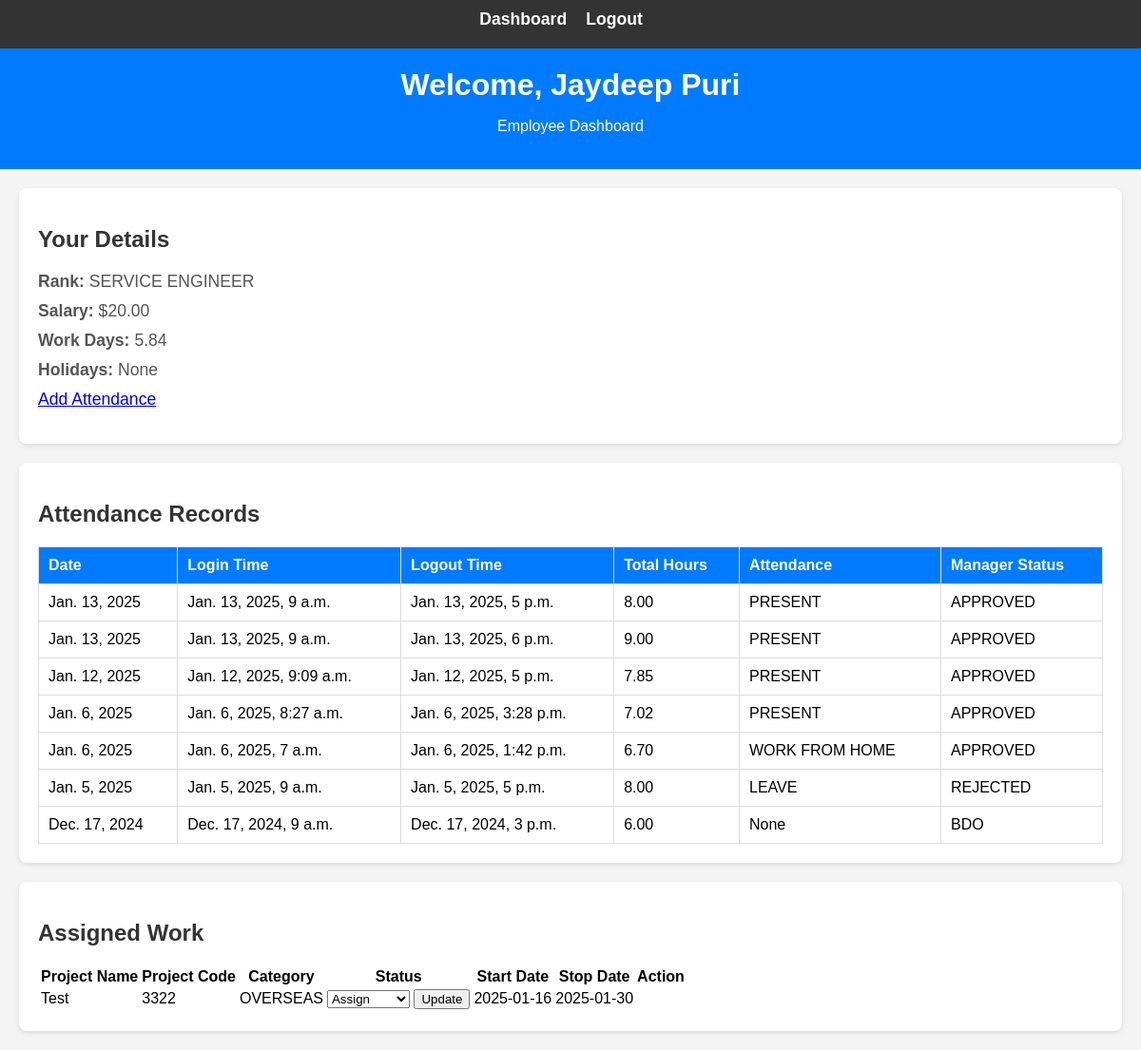
/employee/dashboard/ (signed in), run on an earlier commit of the app's database.
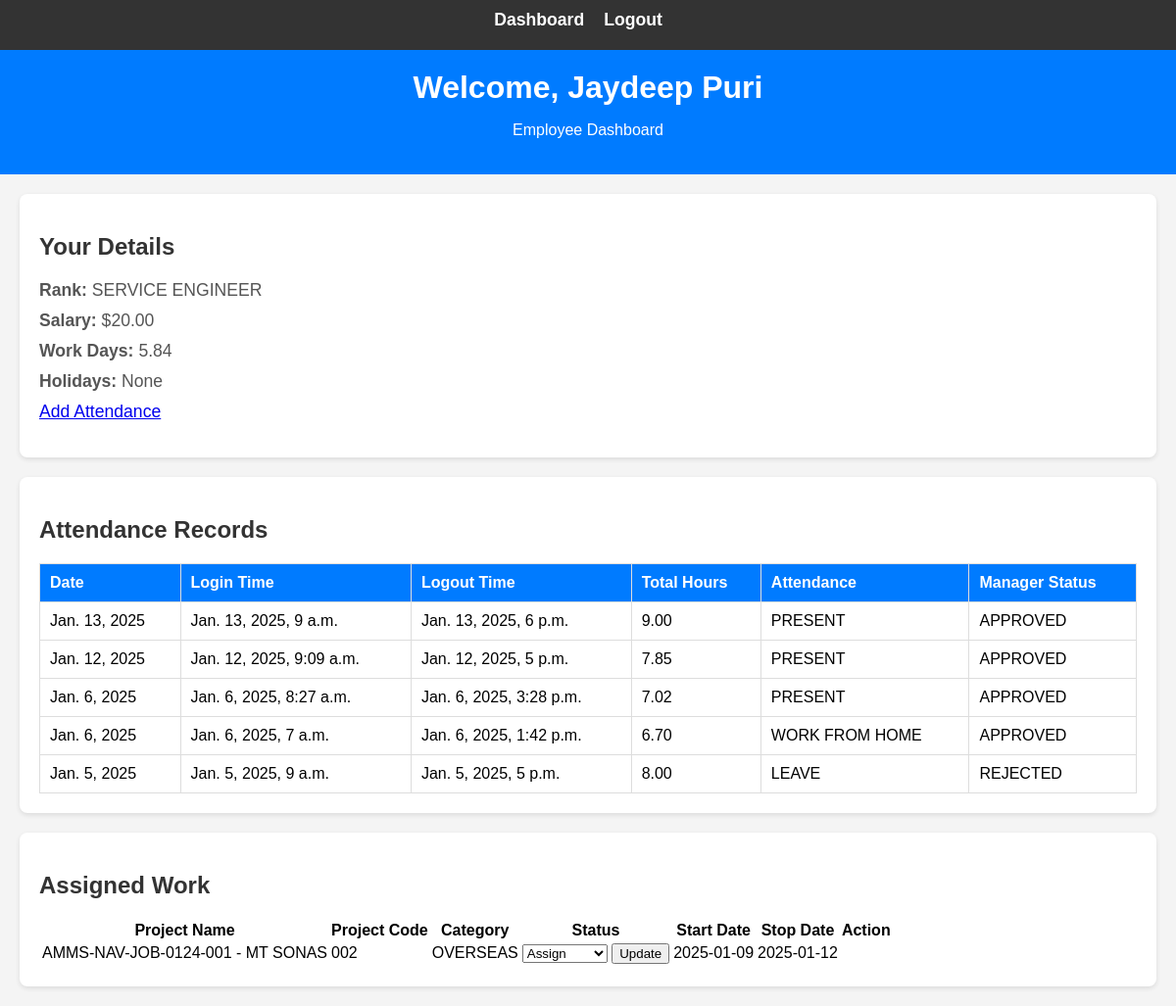
And on a later commit of the database.
### Admin/models.py (models this page shows, shortened)
class Attendance(models.Model):
    LOCATION_CHOICES = [
        ('DMC', 'DMC Warehouse'),
        ('FUJ', 'FUJ'),
        ('KFK', 'KFK'),
        ('ABU', 'Abu Dhabi'),
        ('BDO', 'Bur Dubai Office'),
        ('OVERSEAS', 'Overseas'),
    ]
    STATUS_CHOICES = [
        ('PENDING', 'Pending'),
        ('APPROVED', 'Approved'),
        ('REJECTED', 'Rejected'),
    ]
    ATTENDANCE_STATUS = [
        ('PRESENT', 'Present'),
        ('LEAVE', 'Leave'),
        ('WORK FROM HOME', 'Work from Home'),
        ('SICK LEAVE', 'Sick Leave'),
        ('ANNUAL LEAVE', 'Annual Leave'),
        ('CASUAL LEAVE', 'Casual Leave'),
    ]
    employee = models.ForeignKey(
        Employee, related_name='attendance_set', on_delete=models.CASCADE
    )
    project = models.ForeignKey(
        'Project', on_delete=models.SET_NULL, null=True, blank=True, related_name='attendance_set'
    )  # New field added
    login_time = models.DateTimeField(null=True, blank=True)
    log_out_time = models.DateTimeField(null=True, blank=True)
    total_hours_of_work = models.DecimalField(max_digits=10, decimal_places=2, null=True, blank=True)
    location = models.CharField(max_length=20, choices=LOCATION_CHOICES, null=True, blank=True)
    attendance_status = models.CharField(max_length=20, choices=ATTENDANCE_STATUS, null=True, blank=True)
    status = models.CharField(max_length=10, choices=STATUS_CHOICES, default='PENDING')
    rejection_reason = models.TextField(null=True, blank=True)
    rejected_by = models.ForeignKey(User, on_delete=models.SET_NULL, null=True, blank=True, related_name='rejected_attendance')
    travel_in_time = models.DateTimeField(null=True, blank=True)
    travel_out_time = models.DateTimeField(null=True, blank=True)

class ProjectAssignment(models.Model):
    project = models.ForeignKey('Project', on_delete=models.CASCADE)
    employee = models.ForeignKey('Employee', on_delete=models.CASCADE, default=1)
    time_start = models.DateField()
    time_stop = models.DateField()

class Project(models.Model):
    STATUS_CHOICES = [
        ('PENDING', 'Pending'),
        ('ASSIGN', 'Assign'),
        ('ONGOING', 'Ongoing'),
        ('HOLD', 'Hold'),
        ('CANCELLED', 'Cancelled'),
        ('COMPLETED', 'Completed'),
    ]
    CATEGORY_CHOICES = [
        ('OVERSEAS', 'Overseas'),
        ('ANCHORAGE', 'Anchorage'),
        ('HOLIDAY_WORKING', 'Holiday Working'),
    ]
    name = models.CharField(max_length=255)
    code = models.CharField(max_length=100, unique=True)
    purchase_and_expenses = models.DecimalField(
        max_digits=12, decimal_places=2, default=0.00)
    invoice_amount = models.DecimalField(
        max_digits=12, decimal_places=2, default=0.00)
    currency_code = models.CharField(max_length=10, default="USD")
    status = models.CharField(
        max_length=100, choices=STATUS_CHOICES, default='PENDING')
    category = models.CharField(
        max_length=50, choices=CATEGORY_CHOICES, default='OVERSEAS')  # New field added
    from decimal import Decimal

### employee_data/views.py (the view)
# urls.py: path('dashboard/', views.employee_dashboard, name='employee_dashboard'),
@login_required
def employee_dashboard(request):
    employee = get_object_or_404(Employee, user=request.user)
    attendance_records = Attendance.objects.filter(employee=employee).order_by('-login_time')
    assigned_work = ProjectAssignment.objects.filter(employee=employee)
    context = {
        'employee': employee,
        'attendance_records': attendance_records,
        'assigned_work': assigned_work,
    }
    return render(request, 'employee/employee_dashboard.html', context)

### templates/employee/employee_dashboard.html (shortened to what this page needs)
{% load static %}
<!DOCTYPE html>
<html lang="en">
<head>
    <link rel="stylesheet" href="{% static 'assets/css/dashboard.css' %}">
</head>
<body>
    <nav>
        <ul>
            <li><a href="{% url 'employee_dashboard' %}">Dashboard</a></li>
            <li><a href="{% url 'custom_logout' %}">Logout</a></li>
        </ul>
    </nav>
    <header>
        <h1>Welcome, {{ employee.user.first_name }} {{ employee.user.last_name }}</h1>
        <p>Employee Dashboard</p>
    </header>
    <section>
        <h2>Your Details</h2>
        <div class="employee-details">
            <ul>
                <li><strong>Rank:</strong> {{ employee.rank }}</li>
                <li><strong>Salary:</strong> ${{ employee.salary }}</li>
                <li><strong>Work Days:</strong> {{ employee.work_days }}</li>
                <li><strong>Holidays:</strong> {{ employee.holidays }}</li>
                <li><a href="{% url 'submit_attendance_request' %}">Add Attendance</a></li>
            </ul>
        </div>
    </section>
    <section>
        <h2>Attendance Records</h2>
        <table class="attendance-table">
            <thead>
                <tr>
                    <th>Date</th>
                    <th>Login Time</th>
                    <th>Logout Time</th>
                    <th>Total Hours</th>
                    <th>Attendance</th>
                    <th>Manager Status</th>
                </tr>
            </thead>
            <tbody>
                {% for record in attendance_records %}
                <tr>
                    <td>{{ record.login_time.date }}</td>
                    <td>{{ record.login_time }}</td>
                    <td>{{ record.log_out_time }}</td>
                    <td>{{ record.total_hours_of_work }}</td>
                    <td>{{ record.attendance_status }}</td>
                    <td>{{ record.status }}</td>
                </tr>
                {% empty %}
                <tr>
                    <td colspan="6">No attendance records found.</td>
                </tr>
                {% endfor %}
            </tbody>
        </table>
    </section>
    <section>
        <h2>Assigned Work</h2>
        <table>
            <thead>
                <tr>
                    <th>Project Name</th>
                    <th>Project Code</th>
                    <th>Category</th>
                    <th>Status</th>
                    <th>Start Date</th>
                    <th>Stop Date</th>
                    <th>Action</th>
                </tr>
            </thead>
            <tbody>
                {% for assignment in assigned_work %}
                <tr>
                    <td>{{ assignment.project.name }}</td>
                    <td>{{ assignment.project.code }}</td>
                    <td>{{ assignment.project.category }}</td>
                    <td>
                        <form method="post" action="{% url 'update_project_status' assignment.project.id %}">
                            <select name="status">
                                {% for key, value in assignment.project.STATUS_CHOICES %}
                                <option value="{{ key }}" {% if key == assignment.project.status %}selected{% endif %}>
                                    {{ value }}
                                </option>
                                {% endfor %}
                            </select>
                            <button type="submit">Update</button>
                        </form>
                    </td>
                    <td>{{ assignment.time_start|date:"Y-m-d" }}</td>
                    <td>{{ assignment.time_stop|date:"Y-m-d" }}</td>
                </tr>
                {% empty %}
                <tr>
                    <td colspan="6">No assigned work found.</td>
                </tr>
                {% endfor %}
            </tbody>
        </table>
    </section>
</body>
</html>

What changed in the data, as far as the page shows it:
removed Attendance: login_time "Jan. 13, 2025", login_time "Jan. 13, 2025, 9 a.m.", log_out_time "Jan. 13, 2025, 5 p.m.", total_hours_of_work "8.00", attendance_status "PRESENT", status "APPROVED"
removed Attendance: login_time "Dec. 17, 2024", login_time "Dec. 17, 2024, 9 a.m.", log_out_time "Dec. 17, 2024, 3 p.m.", total_hours_of_work "6.00", attendance_status "None", status "BDO"
removed ProjectAssignment: project.name "Test", project.code "3322", project.category "OVERSEAS", status "Assign", time_start "2025-01-16", time_stop "2025-01-30"
now on this page (row edited): ProjectAssignment: project.name "AMMS-NAV-JOB-0124-001 - MT SONAS", project.code "002", project.category "OVERSEAS", status "Assign", time_start "2025-01-09", time_stop "2025-01-12"
